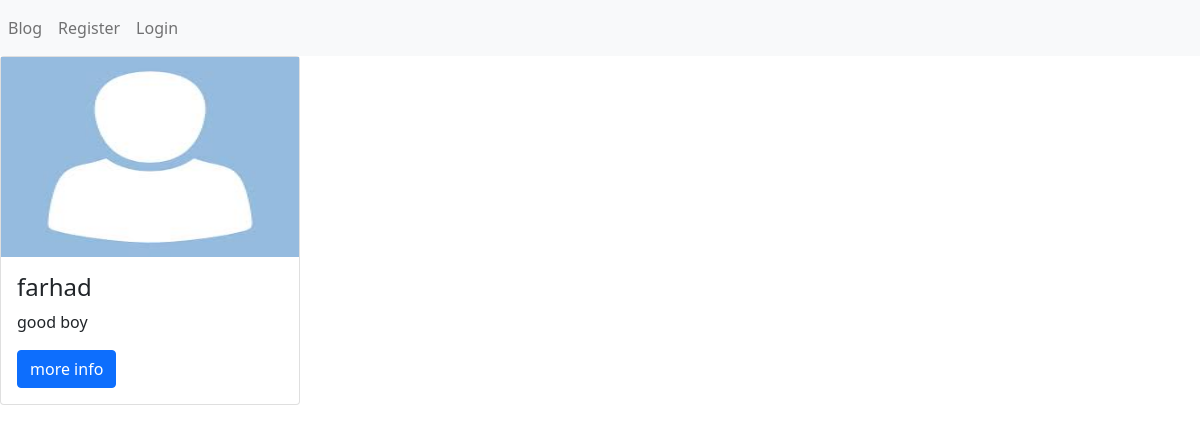
Before: /blog/ with the older database file.
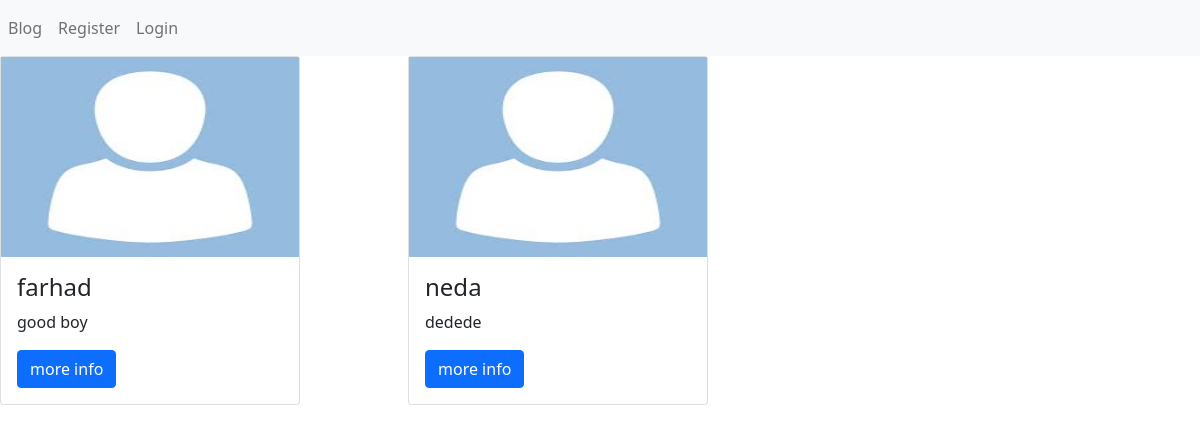
After: the same page with the newer database file.
### blog/models.py (models this page shows, shortened)
class Blog(models.Model):
    user=models.ForeignKey(User,on_delete=models.CASCADE,related_name='user_blog')
    title=models.CharField(max_length=100)
    slug=models.SlugField(unique=True)
    created=models.DateTimeField(auto_now_add=True)
    updated=models.DateTimeField(auto_now=True)
    publish=models.BooleanField(default=False)
    image=models.ImageField(upload_to='blogs/',blank=True)
    description=RichTextUploadingField(null=True,blank=True)
    category=models.ForeignKey(Category,on_delete=models.CASCADE,related_name='categories',null=True)
    likes=models.ManyToManyField(User,related_name='userlike',)
    unlikes=models.ManyToManyField(User,related_name='userunlike')
    class Meta:
        verbose_name = 'Blogs'
        verbose_name_plural = 'Blogs'
    def get_absolute_url(self):
        return reverse('blog:detail',args={self.id})

### blog/views.py (the view)
# urls.py: path('',All_Blogs.as_view(),name='Blogs'),
class All_Blogs(ListView):
    context_object_name = 'blog'
    template_name = 'blog/allblogs.html'
    paginate_by = 3
    def get_queryset(self):
        blog=Blog.objects.filter(publish=True)
        return  blog

### blog/templates/blog/allblogs.html (shortened to what this page needs)
{% extends 'base.html' %}
{% block content %}
    <div class="row">
     {% for item in blog %}
     <div class="col-4">
         <div class="card" style="width:300px">
             {% if item.image %}
           <img class="card-img-top" src="{{ item.image.url }}" alt="Card image" height="200px" width="100px" style="width:100%" >
                 {% else %}
                 <img src="/static/assets/images/profile/avatar.jpg" height="200px" width="100px" style="width:100%" >
             {% endif %}
           <div class="card-body">
            <h4 class="card-title">{{ item.title }}</h4>
             <p class="card-text">{{ item.description }}</p>
            <a href="{{ item.get_absolute_url }}" class="btn btn-primary">more info</a>
    </div>
  </div>
     </div>
        {% endfor %}
    </div>
{% endblock %}

Changed rows visible on the page:
added Blog: title "neda", description "dedede"
